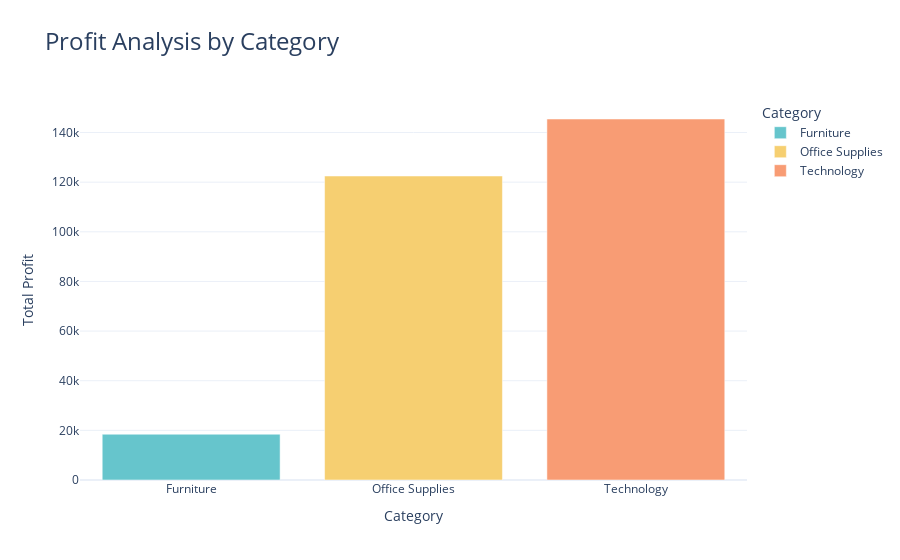

The cell this chart's notebook holds for it:
### Code cell
import plotly.express as px

profit_by_category = data.groupby('Category')['Profit'].sum().reset_index()

fig = px.bar(profit_by_category, 
             x='Category', 
             y='Profit', 
             title='Profit Analysis by Category',
             color='Category',  
             labels={'Profit': 'Total Profit'},  
             color_discrete_sequence=px.colors.qualitative.Pastel)

fig.update_layout(title_font=dict(size=24))  

fig.show()

### Figure 1 — Plotly figure (JSON) as saved in the notebook; plotly's stock layout.template omitted (floating-point values rounded to 4 significant figures)
{"data": [{"alignmentgroup": "True", "hovertemplate": "Category=%{x}<br>Total Profit=%{y}<extra></extra>", "legendgroup": "Furniture", "marker": {"color": "rgb(102, 197, 204)", "pattern": {"shape": ""}}, "name": "Furniture", "offsetgroup": "Furniture", "orientation": "v", "showlegend": true, "textposition": "auto", "type": "bar", "x": ["Furniture"], "xaxis": "x", "y": [18450.0], "yaxis": "y"}, {"alignmentgroup": "True", "hovertemplate": "Category=%{x}<br>Total Profit=%{y}<extra></extra>", "legendgroup": "Office Supplies", "marker": {"color": "rgb(246, 207, 113)", "pattern": {"shape": ""}}, "name": "Office Supplies", "offsetgroup": "Office Supplies", "orientation": "v", "showlegend": true, "textposition": "auto", "type": "bar", "x": ["Office Supplies"], "xaxis": "x", "y": [122500.0], "yaxis": "y"}, {"alignmentgroup": "True", "hovertemplate": "Category=%{x}<br>Total Profit=%{y}<extra></extra>", "legendgroup": "Technology", "marker": {"color": "rgb(248, 156, 116)", "pattern": {"shape": ""}}, "name": "Technology", "offsetgroup": "Technology", "orientation": "v", "showlegend": true, "textposition": "auto", "type": "bar", "x": ["Technology"], "xaxis": "x", "y": [145500.0], "yaxis": "y"}], "layout": {"barmode": "relative", "legend": {"title": {"text": "Category"}, "tracegroupgap": 0}, "title": {"font": {"size": 24}, "text": "Profit Analysis by Category"}, "xaxis": {"anchor": "y", "categoryarray": ["Furniture", "Office Supplies", "Technology"], "categoryorder": "array", "domain": [0, 1], "title": {"text": "Category"}}, "yaxis": {"anchor": "x", "domain": [0, 1], "title": {"text": "Total Profit"}}}}
